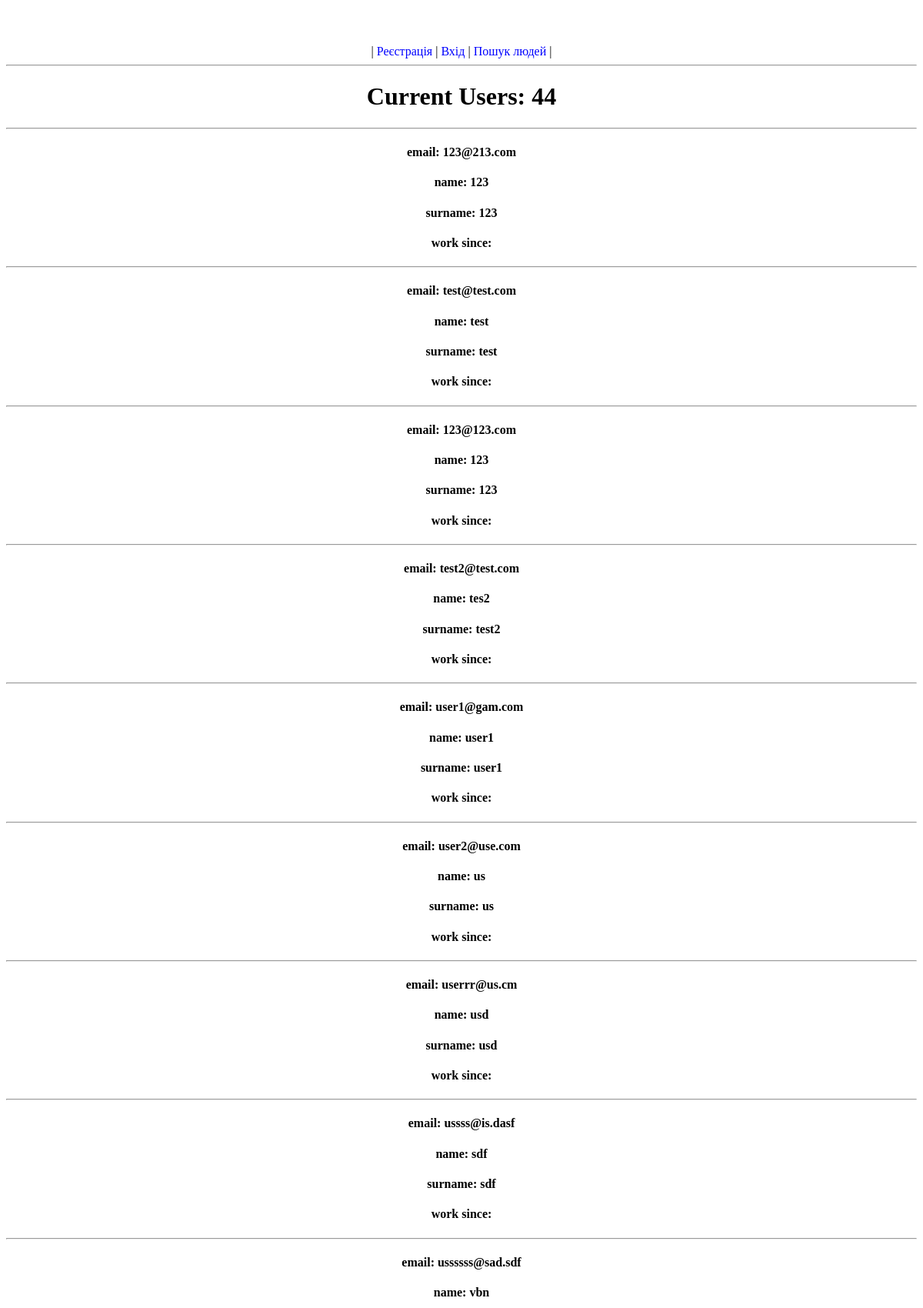
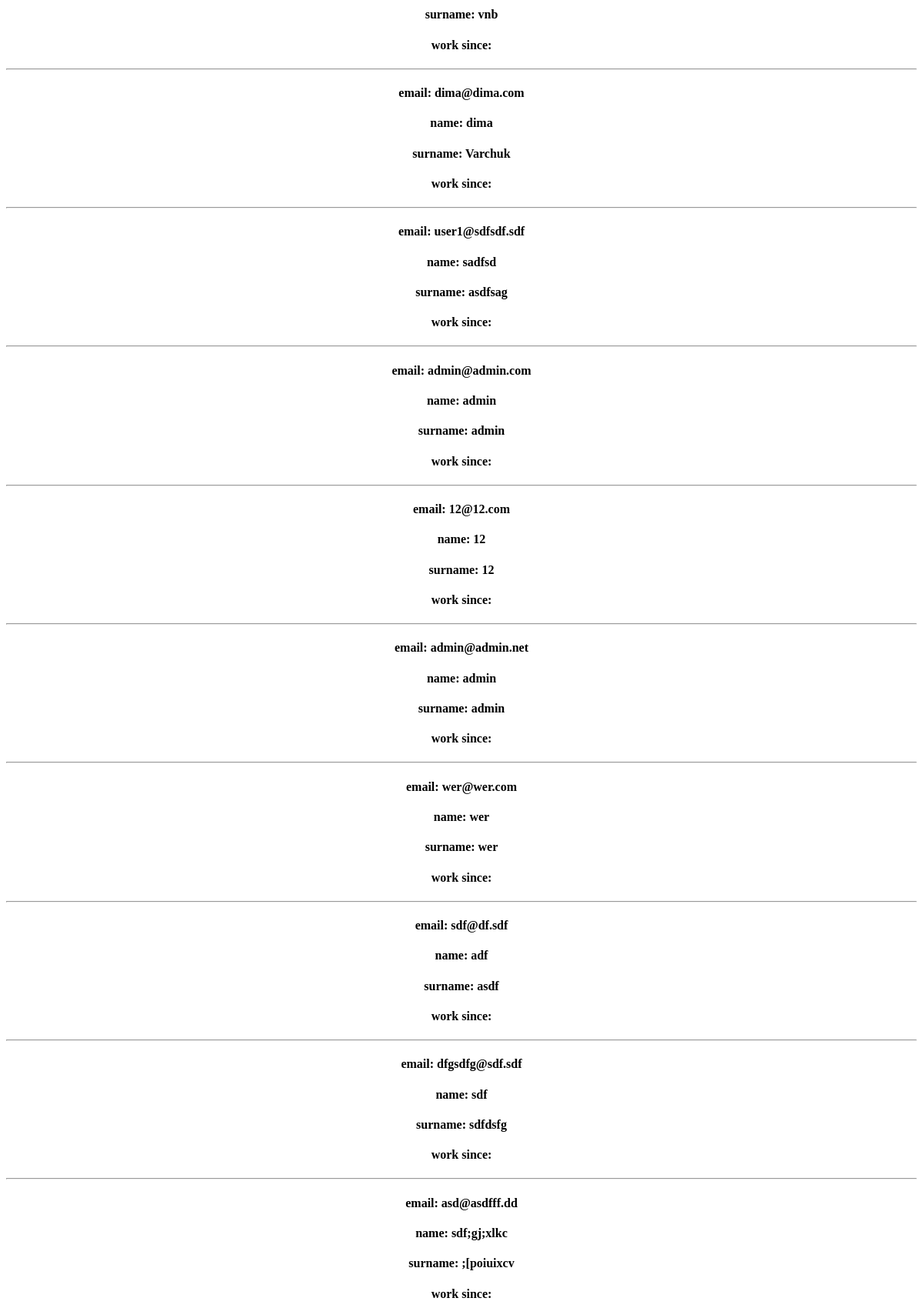
/main/ (upper part), run on the app's committed database (2 pictures, top to bottom).
### journal/models.py (models this page shows, shortened)
class CustomUser(AbstractBaseUser):
    name = models.CharField(max_length=15, null=False, verbose_name="Ім'я")
    surname = models.CharField(max_length=15, null=False, verbose_name="Прізвище")
    patronymic = models.CharField(max_length=15, blank=True, null=True, verbose_name="По батькові")
    email = models.EmailField(unique=True)  # require
    phone_number = models.CharField(max_length=16, blank=True, null=True, verbose_name="Номер телефону")
    avatar = models.ImageField(upload_to='user/avatar/', blank=True, null=True, verbose_name="Аватар")
    date_of_birth = models.DateField(null=True, verbose_name="День народження")
    about = models.TextField(null=True, verbose_name="Про себе")
    role = models.CharField(max_length=8, null=False, default="Other", verbose_name="Роль")
    is_active = models.BooleanField(default=True)
    is_staff = models.BooleanField(default=False)
    is_admin = models.BooleanField(default=False)
    USERNAME_FIELD = 'email'
    REQUIRED_FIELDS = ["name", "surname"]
    objects = CustomUserManager()

### journal/views.py (the view)
# urls.py: path('', own_profile, name="main"),
def main(request):
    user_model = get_user_model()
    all_users = user_model.objects.all()
    return render(request, 'journal/main.html', {'all_users': all_users, 'title': "main"})

### journal/templates/journal/main.html
{% extends 'journal/base.html' %}
{% block main %}
<h1>Current Users: {{ all_users|length }}</h1>
<hr>
{% for user in all_users %}
<h4>email: {{ user.email }}</h4>
<h4>name: {{ user.name }}</h4>
<h4>surname: {{ user.surname }}</h4>
<h4>work since: {{ user.teacher.working_since }}</h4>
<hr>
{% endfor %}
{% endblock %}

### data on the page
CustomUser: email "123@213.com", name "123", surname "123"
CustomUser: email "test@test.com", name "test", surname "test"
CustomUser: email "123@123.com", name "123", surname "123"
CustomUser: email "test2@test.com", name "tes2", surname "test2"
CustomUser: email "user1@gam.com", name "user1", surname "user1"
CustomUser: email "user2@use.com", name "us", surname "us"
CustomUser: email "userrr@us.cm", name "usd", surname "usd"
CustomUser: email "ussss@is.dasf", name "sdf", surname "sdf"
CustomUser: email "ussssss@sad.sdf", name "vbn", surname "vnb"
CustomUser: email "dima@dima.com", name "dima", surname "Varchuk"
CustomUser: email "user1@sdfsdf.sdf", name "sadfsd", surname "asdfsag"
CustomUser: email "admin@admin.com", name "admin", surname "admin"
CustomUser: email "12@12.com", name "12", surname "12"
CustomUser: email "admin@admin.net", name "admin", surname "admin"
CustomUser: email "wer@wer.com", name "wer", surname "wer"
CustomUser: email "sdf@df.sdf", name "adf", surname "asdf"
CustomUser: email "dfgsdfg@sdf.sdf", name "sdf", surname "sdfdsfg"
CustomUser: email "asd@asdfff.dd", name "sdf;gj;xlkc", surname ";[poiuixcv"

### other printed values
{{ all_users|length }} "44"
